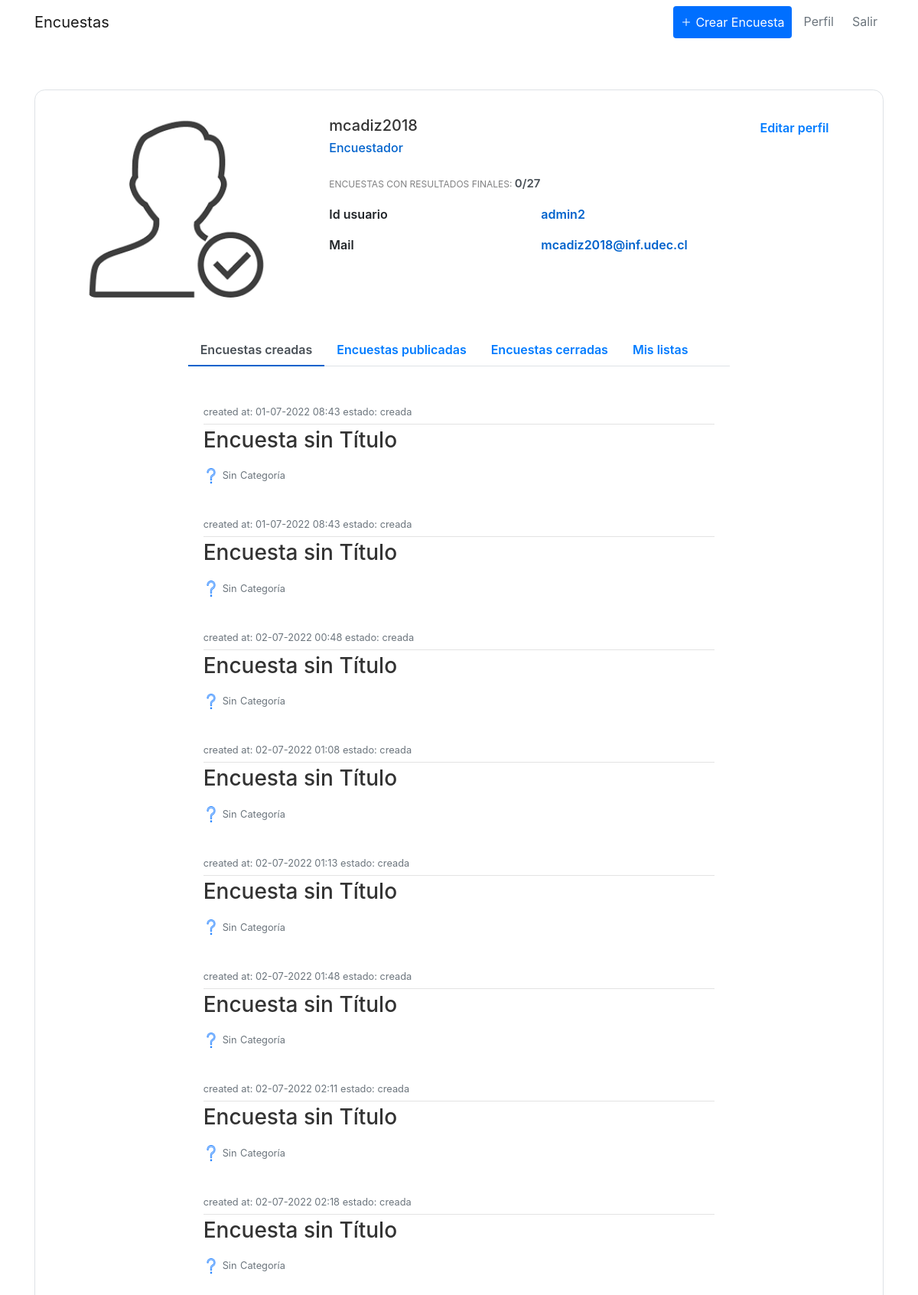
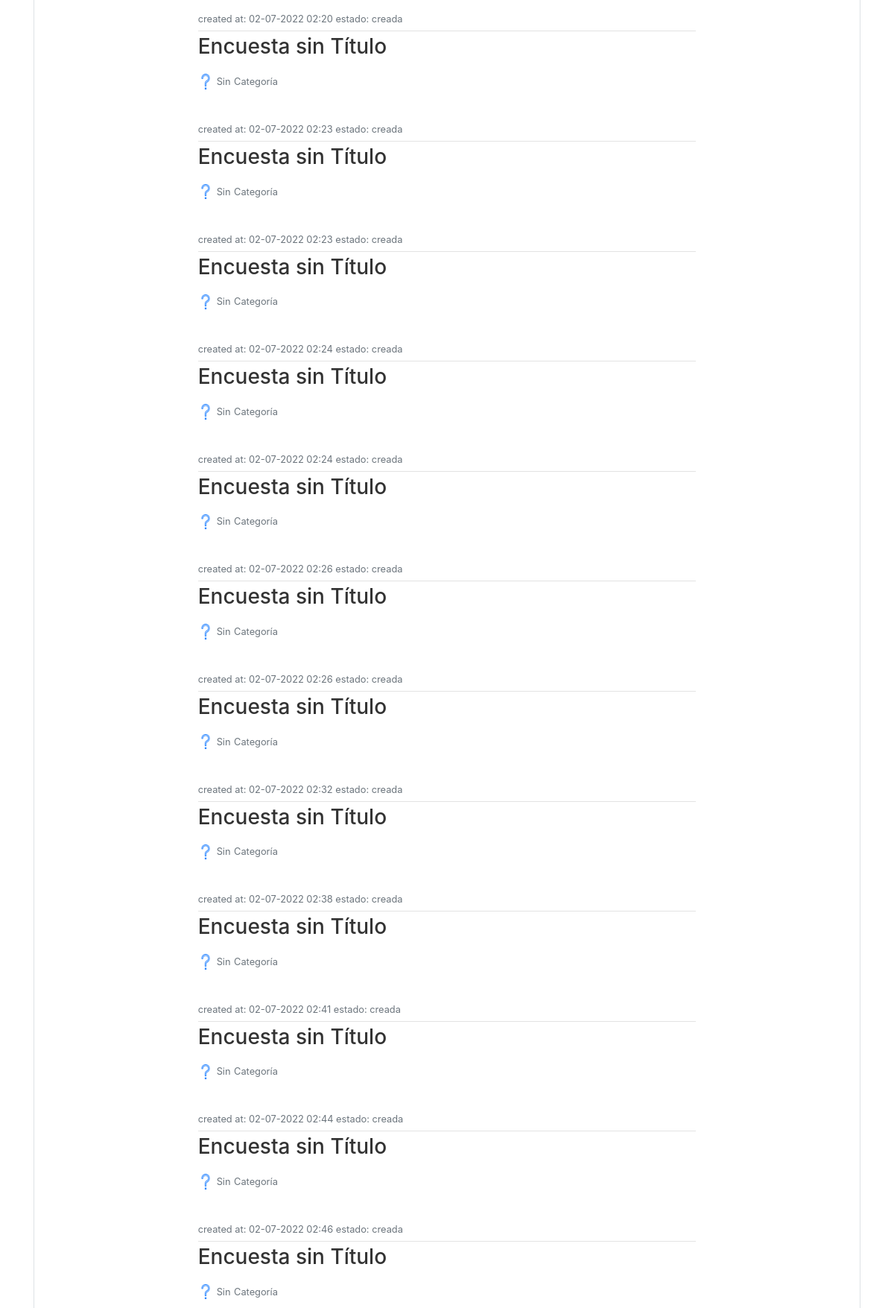
The app's page /profile (signed in, upper part) with its own data (2 pictures, top to bottom).
### encuestas/models.py (models this page shows, shortened)
class User(db.Model,UserMixin):
    id = db.Column(db.Integer, primary_key=True)
    username = db.Column(db.String(20), unique=True, nullable=False)
    name = db.Column(db.String(20), nullable=False)
    email = db.Column(db.String(120), unique=True, nullable=False)
    image_file = db.Column(db.String(20), nullable=False, default='default.jpg')
    password = db.Column(db.String(60), nullable=False)
    posts = db.relationship('Post', backref='author', lazy=True)
    tipo = db.Column(db.String(20), nullable=False)
    visible_inf = db.Column(db.String(20), nullable=False, default=True)

class Encuesta(db.Model):
    id = db.Column(db.Integer, primary_key = True)
    title = db.Column(db.String(100),nullable = False)
    description = db.Column(db.String(1000), nullable = False)
    image_file = db.Column(db.String(20), nullable=False, default='default.jpg')
    date_created = db.Column(db.DateTime, nullable = False, default = datetime.utcnow)
    date_posted = db.Column(db.DateTime, default = datetime.utcnow)
    user_id = db.Column(db.Integer, db.ForeignKey('user.id'),nullable = False)
    preguntas = db.relationship('Pregunta', backref = 'content', lazy = True)
    estado =  db.Column(db.String(100), default = "creada")
    categoria = db.Column(db.String(100),default = "Categoría" , nullable=False)
    likes = db.Column(db.Integer, default = 0, nullable = False)
    dislikes = db.Column(db.Integer, default = 0, nullable = False)

### encuestas/routes.py (the view)
@app.route("/profile", methods=['GET', 'POST'])
@login_required
def profile():
    form = updatePerfil()
    respuesta = Respuesta.query.filter_by(id_usuario = current_user.username)
    invitaciones = UsuarioInvitado.query.filter_by(id_user = current_user.id)
    if form.validate_on_submit():
        if form.picture.data:
            picture_file = guardarfoto(form.picture.data)
            current_user.image_file = picture_file
        current_user.name = form.name.data
        current_user.email = form.email.data
        current_user.visible_inf = form.visible.data
        db.session.commit()
        flash('Tus datos han sido actualizados', 'success')
        return redirect(url_for('profile'))
    elif request.method == 'GET':
        form.name.data = current_user.name
        form.email.data = current_user.email
    invis1 ={}
    id_encuestas = []
    query_invi = 0
    for i in invitaciones:
        encuesta = Encuesta.query.get_or_404(i.id_encuesta)
        if encuesta.estado == 'publicada':
            id_encuestas.append(i.id_encuesta)
            query_invi = 1
    lista_query= []
    encuest = {}
    encuestas_parainvitado = Encuesta.query.filter(Encuesta.id.in_(id_encuestas))
    for i in respuesta:
        datet =  i.date
        encuest[i.id_encuesta] = i.id_encuesta
        encRESP = Encuesta.query.filter_by(id = i.id_encuesta )
    invis=[]
    for i in invis1:
        print('aaaa',invis1[i])
        invis.append(Encuesta.query.filter_by(id = invis1[i] ))
    if len(invis) ==0:
        invis = 0
    print('las invis',invis )
    keys = list(encuest.keys())
    keys2 = list(invis1.keys())
    for i in encuest:
        print(encuest[i])
        lista_query.append(Encuesta.query.filter_by(id = encuest[i] ))
    if len(lista_query) ==0:
        lista_query = 0
    encPUBLIC = Encuesta.query.filter_by(user_id = current_user.username,estado = "publicada" )
    encCREATE = Encuesta.query.filter_by(user_id = current_user.username,estado = "creada" )
    encCLOSED = Encuesta.query.filter_by(user_id = current_user.username,estado = "cerrada" )
    listas = ListaDifusion.query.filter_by( user_id = current_user.id)
    TOTAL=len(encuest)
    TOTALC=0
    tipo = False
    perfil_usuario =  'profile_encuestado.html'
    if current_user.tipo == '1':
        tipo = True
        perfil_usuario =  'profile_encuestador.html'
        for i in encPUBLIC:
            TOTAL=TOTAL+1
        for i in encCREATE:
            TOTAL=TOTAL+1
        for i in encCLOSED:
            TOTALC=TOTALC+1
    image_file = url_for('static', filename= 'profile_pics/' + current_user.image_file)
    print(invis)
    return render_template(perfil_usuario, keys2=keys2, title='Profile', image_file=image_file , encPUBLIC = encPUBLIC, form = form, encCREATE=encCREATE, encCLOSED=encCLOSED, TOTAL =TOTAL+TOTALC, TOTALC  =  TOTALC, tipo=tipo, lista_query=lista_query, keys = keys,listas = listas, query_invi=query_invi, invis=encuestas_parainvitado)

### encuestas/forms.py (shortened to what this page needs)
class updatePerfil(FlaskForm):
    name = StringField('Nombre',
                           validators=[DataRequired(), Length(min=2, max=20)])
    email = StringField('Email',
                        validators=[DataRequired(), Email()])
    submit = SubmitField('Actualiza tu información')
    picture = FileField('Actualiza foto de perfil', validators=[FileAllowed(['jpg','png'])])
    visible = BooleanField('Sí, quiero mi información visible en el perfil', default=True)

### encuestas/models.py (called while the page is built)
@login_manager_.user_loader
def load_user(user_id):
    return User.query.get(int(user_id))

### encuestas/templates/profile_encuestador.html (shortened to what this page needs)
{% extends "layout.html" %}
{% block content %}
<link href="//maxcdn.bootstrapcdn.com/bootstrap/4.1.1/css/bootstrap.min.css" rel="stylesheet" id="bootstrap-css">
<div class="container emp-profile border">
                <div class="row">
                    <div class="col-md-4">
                        <div class="profile-img  rounded-circle ">
                            <img src = "{{image_file}}" alt=""/>
                        </div>
                    </div>
                    <div class="col-md-6">
                        <div class="profile-head">
                                    <h5>
                                        {{current_user.name}}
                                    </h5>
                                    <h6>
                                        {% if tipo %}
                                            Encuestador
                                        {%    else %}
                                            Encuestado
                                        {%    endif %}
                                    </h6>
                                    <p class="proile-rating">ENCUESTAS CON RESULTADOS FINALES: <span>{{TOTALC}}/{{TOTAL}}</span></p>
                                    <div class="tab-content profile-tab" id="myTabContent">
                                        {% if current_user.visible_inf == '1' %}
                                        <div class="tab-pane fade show active" id="home" role="tabpanel" aria-labelledby="home-tab">
                                            <div class="row tab-pane fade show active " id="home" role="tabpanel" aria-labelledby="home-tab">
                                                <div class="col-md-6">
                                                    <label>Id usuario</label>
                                                </div>
                                                <div class="col-md-6">
                                                    <p>{{current_user.username}}</p>
                                                </div>
                                                <div class="col-md-6">
                                                    <label>Mail</label>
                                                </div>
                                                <div class="col-md-6">
                                                    <p>{{current_user.email}}</p>
                                                </div>
                                            </div>
                                        </div>
                                        {%    endif %}
                                    </div>
                        </div>
                    </div>
                    <div class="col-md-2">
                        <input  type="button" value="Editar perfil" class="profile-edit-btn btn-outline-primary" id="btn"  >
                    </div>
                </div>
                <div class="row-md-2">
                    <br>
                    <br>
                </div>
                <div class="row">
                    <div class="col-md-2">
                    </div>
                    <div class="col-md-8 profile-head">
                        <ul class="nav nav-tabs" id="myTab" role="tablist">
                            <li class="nav-item">
                                <a class="nav-link active" id="profile-tab" data-toggle="tab" href="#created" role="tab" aria-controls="created" aria-selected="true">Encuestas creadas</a>
                            </li>
                            <li class="nav-item">
                                <a class="nav-link" id="open-tab" data-toggle="tab" href="#open" role="tab" aria-controls="open" aria-selected="false">Encuestas publicadas</a>
                            </li>
                            <li class="nav-item">
                                <a class="nav-link" id="profile-tab" data-toggle="tab" href="#close" role="tab" aria-controls="close" aria-selected="false">Encuestas cerradas</a>
                            </li>
                            <li class="nav-item">
                                <a class="nav-link" id="list-tab" data-toggle="tab" href="#lists" role="tab" aria-controls="lists" aria-selected="false">Mis listas</a>
                            </li>
                        </ul>
                        <div class="tab-content profile-tab" id="myTabContent">
                            <div class="tab-pane fade show active" id="created" role="tabpanel" aria-labelledby="created-tab">
                                <div class="column">
                                    <div class="row-md-8">
                                    {% for encuesta in encCREATE %}
                                    <article class="media content-section">
                                        <div class="media-body">
                                            <div class="article-metadata">
                                                <small class="text-muted">
                                                    created at: {{encuesta.date_created.strftime('%d-%m-%Y %H:%M')}}
                                                </small>
                                                <small class="text-muted">
                                                    estado: {{encuesta.estado}}
                                                </small>
                                            </div>
                                                <h2>
                                                    <a class="article-title"
                                                    href="{{ url_for('encuesta', encuesta_id=encuesta.id)}}"> <h3>{{ encuesta.title }} </h3></a>
                                                </h2>
                                                <div class="d-flex gap-4 align-items-center">
                                                        <div  >
                                                            {%if encuesta.categoria == "Categoría"%}
                                                                <img src="/static/icons/cate.png" style="width: 15%; height: 15%"  alt="img"/>
                                                                <small class="text-muted ">Sin</small>
                                                            {%endif%}
                                                            <small class="text-muted "> {{  encuesta.categoria }}</small>
                                                            <br>
                                                    </div>
                                            </div>
                                        </article>
                                        {% endfor %}
                                    </div>
                                </div>
                            </div>
                            </div>
                        </div>
                    </div>
                </div>
        </div>
        {% endblock content %}

### encuestas/static/main.css (style rules this page uses)
body { font-family: "Roboto", sans-serif; font-weight: 400; background: #f5f5f5; color: #333; margin-top: 3.4rem; box-sizing: border-box; }
h1, h2, h3, h4, h5, h6 { color: #444444; }
.container { max-width: 1200px; width: 1200px; }
.content-section { background: #ffffff; padding: 10px 20px; border-radius: 3px; margin-bottom: 20px; }
.article-title { color: #333; }
.article-metadata { padding-bottom: 5px; margin-bottom: 4px; border-bottom: 1px solid #e3e3e3; }
.gap-4 { gap: 0.4rem; }
html, body { width: 100%; height: 100%; }
.emp-profile { padding: 3%; margin-top: 10%; margin-bottom: 10%; border-radius: 0.85rem; background: #fff; }
.profile-img { text-align: center; }
.profile-img img { width: 70%; height: 100%; border-radius: 0.85rem; }
.profile-head h5 { color: #333; }
.profile-head h6 { color: #0062cc; }
.profile-edit-btn { border: none; border-radius: 1.5rem; width: 70%; padding: 2%; font-weight: 600; color: #6c757d; cursor: pointer; }
.proile-rating { font-size: 12px; color: #818182; margin-top: 5%; }
.proile-rating span { color: #495057; font-size: 15px; font-weight: 600; }
.profile-head .nav-tabs { margin-bottom: 5%; }
.profile-head .nav-tabs .nav-link { font-weight: 600; border: none; }
.profile-head .nav-tabs .nav-link.active { border: none; border-bottom: 2px solid #0062cc; }
.profile-tab label { font-weight: 600; }
.profile-tab p { font-weight: 600; color: #0062cc; }

### records on screen
User: name "mcadiz2018", username "admin2", email "mcadiz2018@inf.udec.cl"
Encuesta: date_created "01-07-2022 08:43", estado "creada", title "Encuesta sin Título", categoria "Categoría"
Encuesta: date_created "01-07-2022 08:43", estado "creada", title "Encuesta sin Título", categoria "Categoría"
Encuesta: date_created "02-07-2022 00:48", estado "creada", title "Encuesta sin Título", categoria "Categoría"
Encuesta: date_created "02-07-2022 01:08", estado "creada", title "Encuesta sin Título", categoria "Categoría"
Encuesta: date_created "02-07-2022 01:13", estado "creada", title "Encuesta sin Título", categoria "Categoría"
Encuesta: date_created "02-07-2022 01:48", estado "creada", title "Encuesta sin Título", categoria "Categoría"
Encuesta: date_created "02-07-2022 02:11", estado "creada", title "Encuesta sin Título", categoria "Categoría"
Encuesta: date_created "02-07-2022 02:18", estado "creada", title "Encuesta sin Título", categoria "Categoría"
Encuesta: date_created "02-07-2022 02:20", estado "creada", title "Encuesta sin Título", categoria "Categoría"
Encuesta: date_created "02-07-2022 02:23", estado "creada", title "Encuesta sin Título", categoria "Categoría"
Encuesta: date_created "02-07-2022 02:23", estado "creada", title "Encuesta sin Título", categoria "Categoría"
Encuesta: date_created "02-07-2022 02:24", estado "creada", title "Encuesta sin Título", categoria "Categoría"
Encuesta: date_created "02-07-2022 02:24", estado "creada", title "Encuesta sin Título", categoria "Categoría"
Encuesta: date_created "02-07-2022 02:26", estado "creada", title "Encuesta sin Título", categoria "Categoría"
Encuesta: date_created "02-07-2022 02:26", estado "creada", title "Encuesta sin Título", categoria "Categoría"
Encuesta: date_created "02-07-2022 02:32", estado "creada", title "Encuesta sin Título", categoria "Categoría"
Encuesta: date_created "02-07-2022 02:38", estado "creada", title "Encuesta sin Título", categoria "Categoría"
Encuesta: date_created "02-07-2022 02:41", estado "creada", title "Encuesta sin Título", categoria "Categoría"
Encuesta: date_created "02-07-2022 02:44", estado "creada", title "Encuesta sin Título", categoria "Categoría"
Encuesta: date_created "02-07-2022 02:46", estado "creada", title "Encuesta sin Título", categoria "Categoría"

### other values on screen
{{ TOTALC }} "0"
{{ TOTAL }} "27"
